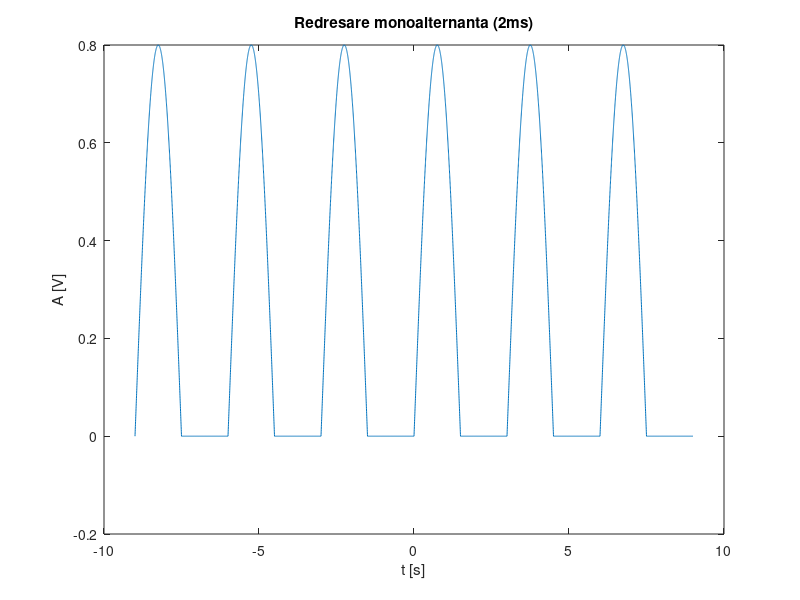
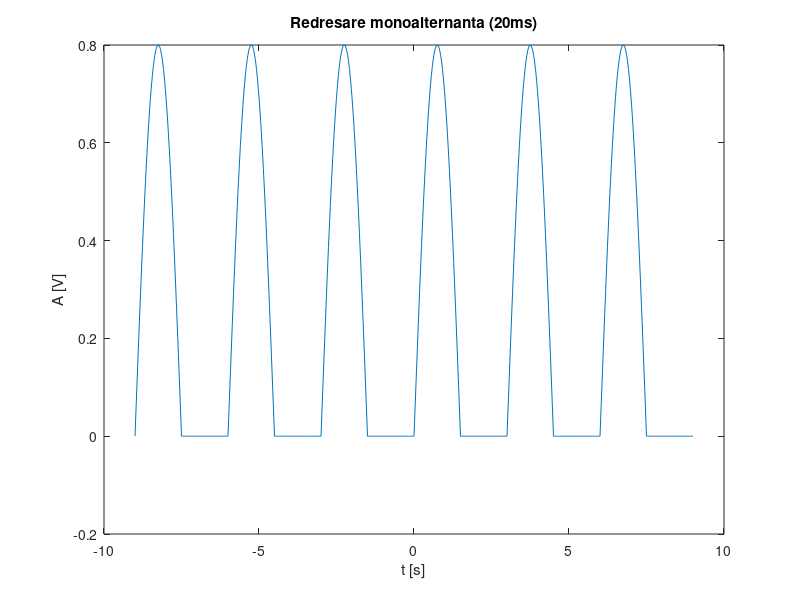
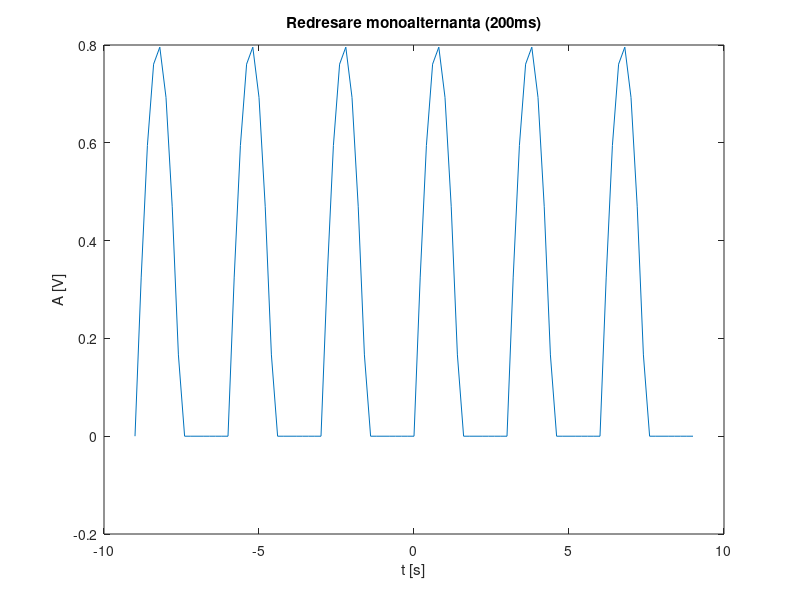

Recreate these plots in MATLAB, in order.
%Ex. 4: Redresare monoalternanta

T = 3; %Perioada in secunde
omega = 2*pi/T; %Pulsatia unghiulara
amplitudine = 0.8; %Amplitudinea semnalului in volti
perioade = 3; %Numarul de perioade care vor aparea in grafic 

t1 = -perioade*T:0.002:perioade*T; %rezolutie temporala 2ms
t2 = -perioade*T:0.02:perioade*T;  %rezolutie temporala 20ms
t3 = -perioade*T:0.2:perioade*T;   %rezolutie temporala 200ms

x1 = amplitudine*sin(omega*t1).*ones(1,length(t1)); %Se initializeaza cu valoarea semnalului initial o matrice cu o linie si numarul de coloane egal cu lungimea vectorului t
x1(mod(t1,T)>T/2)=0; %Pentru valorile lui t cuprinse in intervalele [T/2,T],[T+T/2,2T] etc, elementele matricei devin 0 pentru a se realiza monoalternanta
figure(1)
plot(t1,x1),title('Redresare monoalternanta (2ms)'),xlabel('t [s]'),ylabel('A [V]')

x2 = amplitudine*sin(omega*t2).*ones(1,length(t2));
x2(mod(t2,T)>T/2)=0;
figure(2)
plot(t2,x2),title('Redresare monoalternanta (20ms)'),xlabel('t [s]'),ylabel('A [V]')

x3 = amplitudine*sin(omega*t3).*ones(1,length(t3));
x3(mod(t3,T)>T/2)=0;
figure(3)
plot(t3,x3),title('Redresare monoalternanta (200ms)'),xlabel('t [s]'),ylabel('A [V]')